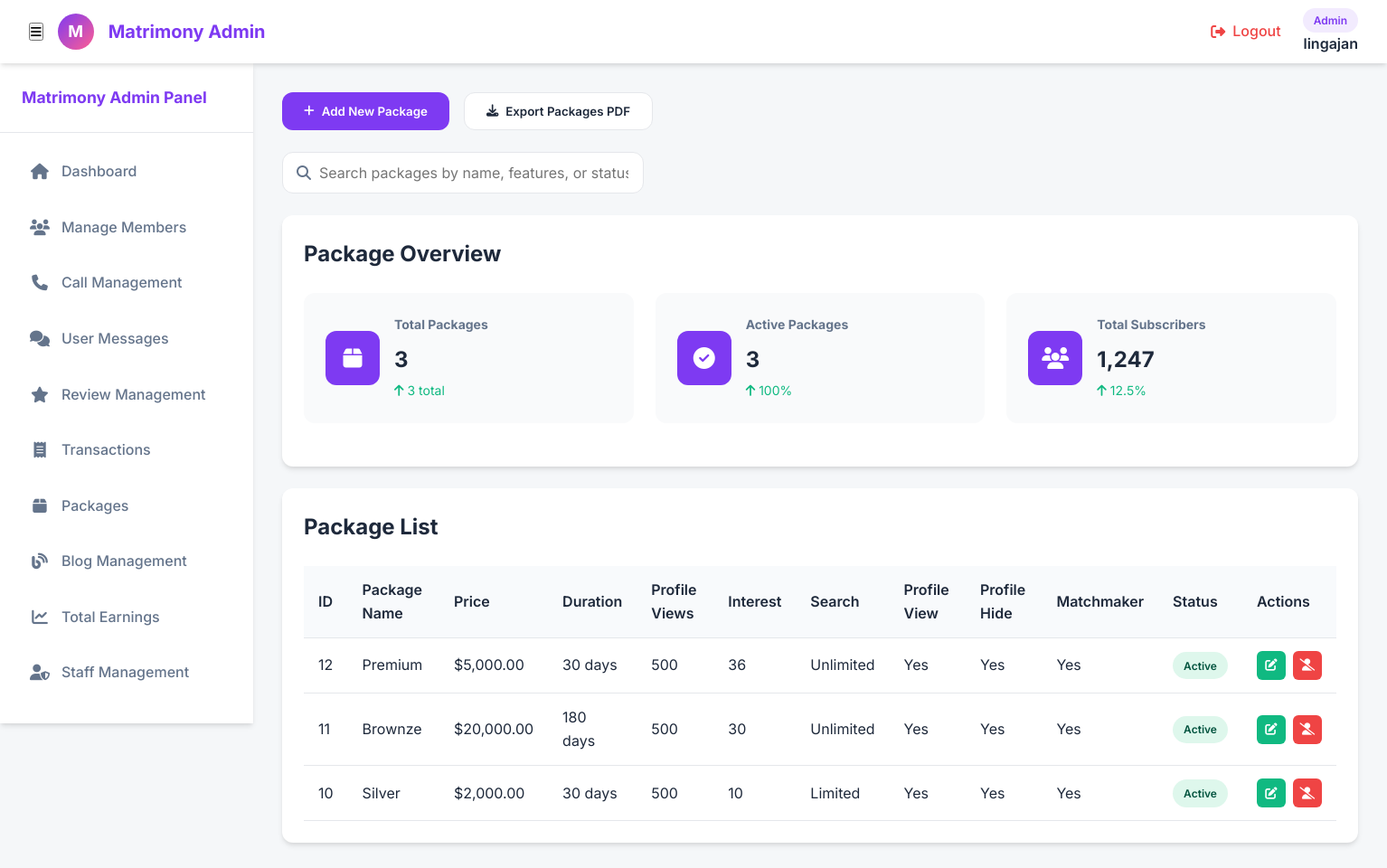
/AdminThennilavu/packages-management.php (signed in), run on the app's committed database.
### tables this page shows
CREATE TABLE `packages` (
  `package_id` int(11) NOT NULL,
  `name` varchar(100) NOT NULL,
  `price` decimal(10,2) NOT NULL,
  `duration_days` int(11) NOT NULL,
  `status` enum('active','inactive','draft') DEFAULT 'active',
  `description` text DEFAULT NULL,
  `created_at` timestamp NOT NULL DEFAULT current_timestamp(),
  `profile_views_limit` varchar(50) DEFAULT NULL,
  `interest_limit` varchar(50) DEFAULT NULL,
  `search_access` enum('Limited','Unlimited') DEFAULT 'Limited',
  `profile_view_enabled` enum('Yes','No') DEFAULT 'No',
  `profile_hide_enabled` enum('Yes','No') DEFAULT 'No',
  `matchmaker_enabled` enum('Yes','No') DEFAULT 'No'
);

### AdminThennilavu/packages-management.php (the view, shortened to what this page needs)
<?php
$name = $_SESSION['name'] ?? 'Unknown';
$type = ucfirst($_SESSION['role'] ?? 'staff');
$host = "localhost";
$user = "thennilavu_matrimonial";
$pass = "OYVuiEKfS@FQ";
$db = "thennilavu_thennilavu";
$conn = new mysqli($host, $user, $pass, $db);
$packages = [];
$sql = "SELECT * FROM packages ORDER BY package_id DESC";
$result = $conn->query($sql);
if ($result->num_rows > 0) {
    while($row = $result->fetch_assoc()) {
        $packages[] = $row;
    }
}
?>
<!DOCTYPE html>
<html lang="en">
<head>
  <link rel="stylesheet" href="https://cdnjs.cloudflare.com/ajax/libs/font-awesome/6.4.0/css/all.min.css"/>
</head>
<body>
  <header class="top-nav">
    <div class="logo-container">
      <button class="menu-toggle" id="menuToggle">
        <i class="fas fa-bars"></i>
      </button>
      <div class="logo-circle">M</div>
      <div class="matrimony-name-top">Matrimony Admin</div>
    </div>
    <div class="nav-right">
      <nav class="main-menu">
        <a href="logout.php" class="logout">
          <i class="fas fa-sign-out-alt"></i> Logout
        </a>
      </nav>
      <div class="user-info">
        <span class="user-type"><?= htmlspecialchars($type) ?></span>
        <span class="username"><?= htmlspecialchars($name) ?></span>
      </div>
    </div>
  </header>
  <div class="dashboard-layout">
    <aside class="sidebar" id="sidebar">
      <div class="matrimony-name">Matrimony Admin Panel</div>
      <ul class="sidebar-menu">
        <li><a href="index.php" class="sidebar-link"><i class="fas fa-home"></i> Dashboard</a></li>
        <li><a href="members.php" class="sidebar-link"><i class="fas fa-users"></i> Manage Members</a></li>
        <li><a href="call-management.php" class="sidebar-link"><i class="fas fa-phone"></i> Call Management</a></li>
        <li><a href="user-message-management.php" class="sidebar-link"><i class="fas fa-comments"></i> User Messages</a></li>
        <li><a href="review-management.php" class="sidebar-link"><i class="fas fa-star"></i> Review Management</a></li>
        <li><a href="transaction-management.php" class="sidebar-link"><i class="fas fa-receipt"></i> Transactions</a></li>
        <li><a href="packages-management.php" class="sidebar-link"><i class="fas fa-box"></i> Packages</a></li>
        <li><a href="blog-management.php" class="sidebar-link"><i class="fas fa-blog"></i> Blog Management</a></li>
        <li><a href="total-earnings.php" class="sidebar-link"><i class="fas fa-chart-line"></i> Total Earnings</a></li>
        <li id="staffLink"><a href="staff.php" class="sidebar-link"><i class="fas fa-user-shield"></i> Staff Management</a></li>
      </ul>
    </aside>
    <main class="main-content">
      <div class="top-actions">
        <button id="addPackageBtn" class="action-btn primary">
          <i class="fas fa-plus"></i>
          Add New Package
        </button>
        <button id="exportPdfBtn" class="action-btn secondary">
          <i class="fas fa-download"></i>
          Export Packages PDF
        </button>
      </div>
      <div class="search-bar">
        <i class="fas fa-search"></i>
        <input type="text" id="searchInput" placeholder="Search packages by name, features, or status"/>
      </div>
      <div class="content-section">
        <h2>Package Overview</h2>
        <div class="stats-grid">
          <div class="stat-card">
            <div class="stat-icon">
              <i class="fas fa-box"></i>
            </div>
            <div class="stat-info">
              <h3>Total Packages</h3>
              <p class="stat-number" id="totalPackages"><?php echo count($packages); ?></p>
              <span class="stat-change positive">
                <i class="fas fa-arrow-up"></i>
                <?php echo count($packages); ?> total
              </span>
            </div>
          </div>
          <div class="stat-card">
            <div class="stat-icon">
              <i class="fas fa-check-circle"></i>
            </div>
            <div class="stat-info">
              <h3>Active Packages</h3>
              <?php
                $active_count = 0;
                foreach ($packages as $pkg) {
                  if ($pkg['status'] === 'active') $active_count++;
                }
                $active_percentage = count($packages) > 0 ? round(($active_count / count($packages)) * 100) : 0;
              ?>
              <p class="stat-number" id="activePackages"><?php echo $active_count; ?></p>
              <span class="stat-change positive">
                <i class="fas fa-arrow-up"></i>
                <?php echo $active_percentage; ?>%
              </span>
            </div>
          </div>
          <div class="stat-card">
            <div class="stat-icon">
              <i class="fas fa-users"></i>
            </div>
            <div class="stat-info">
              <h3>Total Subscribers</h3>
              <p class="stat-number">1,247</p>
              <span class="stat-change positive">
                <i class="fas fa-arrow-up"></i>
                12.5%
              </span>
            </div>
          </div>
        </div>
      </div>
      <div class="content-section">
        <h2>Package List</h2>
        <?php if (count($packages) === 0): ?>
          <div class="loading">
            <i class="fas fa-box-open"></i>
            <p>No packages found. Add your first package to get started.</p>
          </div>
        <?php else: ?>
          <div class="table-responsive">
            <table class="data-table" id="packagesTable">
              <thead>
                <tr>
                  <th>ID</th>
                  <th>Package Name</th>
                  <th>Price</th>
                  <th>Duration</th>
                  <th>Profile Views</th>
                  <th>Interest</th>
                  <th>Search</th>
                  <th>Profile View</th>
                  <th>Profile Hide</th>
                  <th>Matchmaker</th>
                  <th>Status</th>
                  <th>Actions</th>
                </tr>
              </thead>
              <tbody id="packagesTableBody">
                <?php foreach ($packages as $pkg): ?>
                  <tr>
                    <td><?php echo $pkg['package_id']; ?></td>
                    <td><?php echo htmlspecialchars($pkg['name']); ?></td>
                    <td>$<?php echo number_format($pkg['price'], 2); ?></td>
                    <td><?php echo $pkg['duration_days']; ?> days</td>
                    <td><?php echo htmlspecialchars($pkg['profile_views_limit']); ?></td>
                    <td><?php echo htmlspecialchars($pkg['interest_limit']); ?></td>
                    <td><?php echo htmlspecialchars($pkg['search_access']); ?></td>
                    <td><?php echo htmlspecialchars($pkg['profile_view_enabled']); ?></td>
                    <td><?php echo htmlspecialchars($pkg['profile_hide_enabled']); ?></td>
                    <td><?php echo htmlspecialchars($pkg['matchmaker_enabled']); ?></td>
                    <td><span class="status-badge <?php echo htmlspecialchars($pkg['status']); ?>"><?php echo ucfirst($pkg['status']); ?></span></td>
                    <td>
                      <div class="action-buttons">
                        <button class="edit-btn" onclick="openUpdateModal(<?php echo $pkg['package_id']; ?>)" title="Edit">
                          <i class="fas fa-edit"></i>
                        </button>
                        <?php if ($pkg['status'] === 'active'): ?>
                          <form method="POST" style="display: inline;">
                            <button type="submit" name="delete_package" class="delete-btn" title="Deactivate" onclick="return confirm('Are you sure you want to deactivate this package?')">
                              <i class="fas fa-user-slash"></i>
                            </button>
                          </form>
                        <?php endif; ?>
                      </div>
                    </td>
                  </tr>
                <?php endforeach; ?>
              </tbody>
            </table>
          </div>
        <?php endif; ?>
      </div>
    </main>
  </div>
</body>
</html>

### data on the page
packages: package_id "12", name "Premium", price "5,000.00", duration_days "30", profile_views_limit "500", interest_limit "36", search_access "Unlimited", profile_view_enabled "Yes", profile_hide_enabled "Yes", matchmaker_enabled "Yes", status "Active"
packages: package_id "11", name "Brownze", price "20,000.00", duration_days "180", profile_views_limit "500", interest_limit "30", search_access "Unlimited", profile_view_enabled "Yes", profile_hide_enabled "Yes", matchmaker_enabled "Yes", status "Active"
packages: package_id "10", name "Silver", price "2,000.00", duration_days "30", profile_views_limit "500", interest_limit "10", search_access "Limited", profile_view_enabled "Yes", profile_hide_enabled "Yes", matchmaker_enabled "Yes", status "Active"

### other printed values
$type "Admin"
$name "lingajan"
count($packages) "3"
$active_count "3"
$active_percentage "100"
